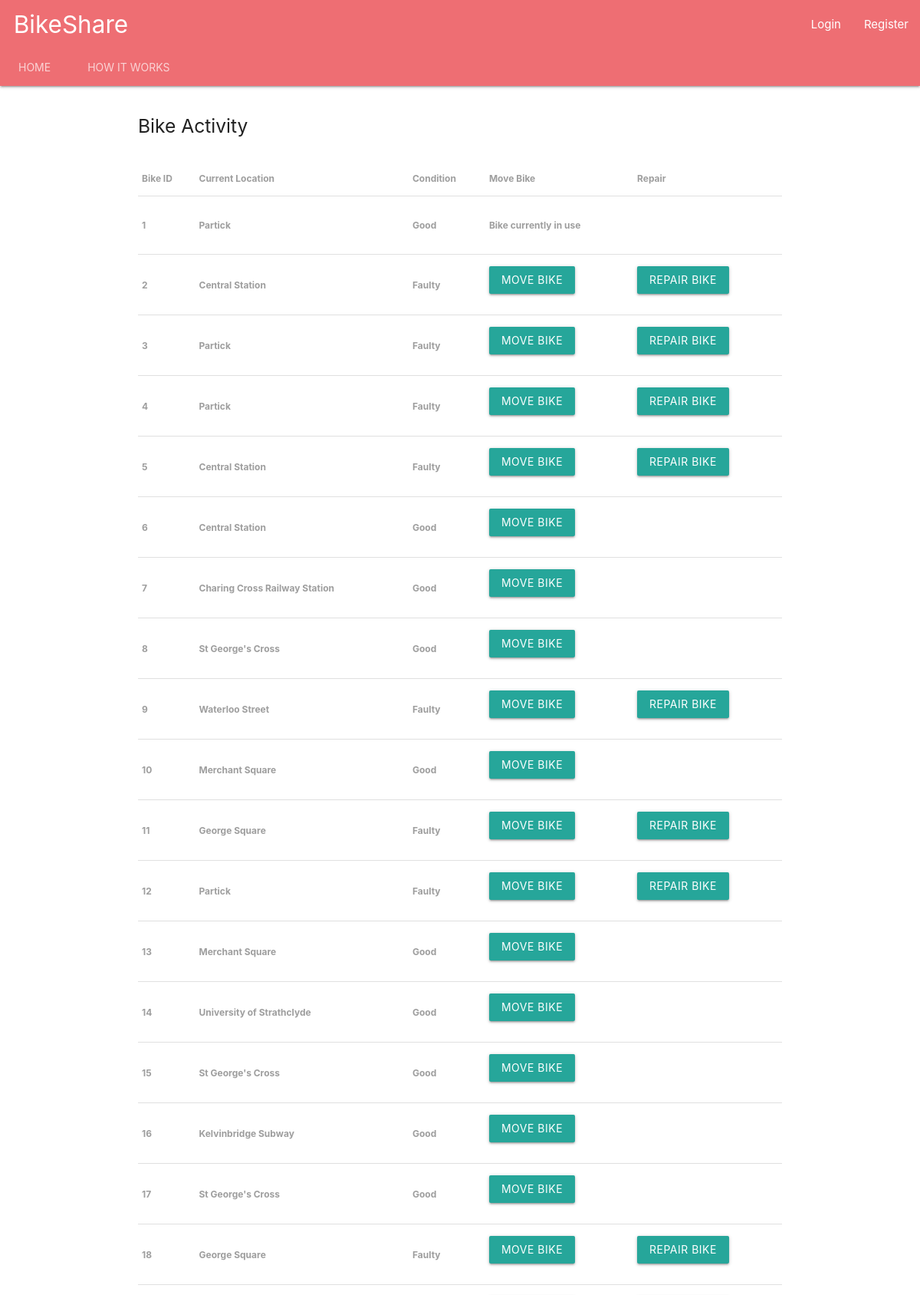
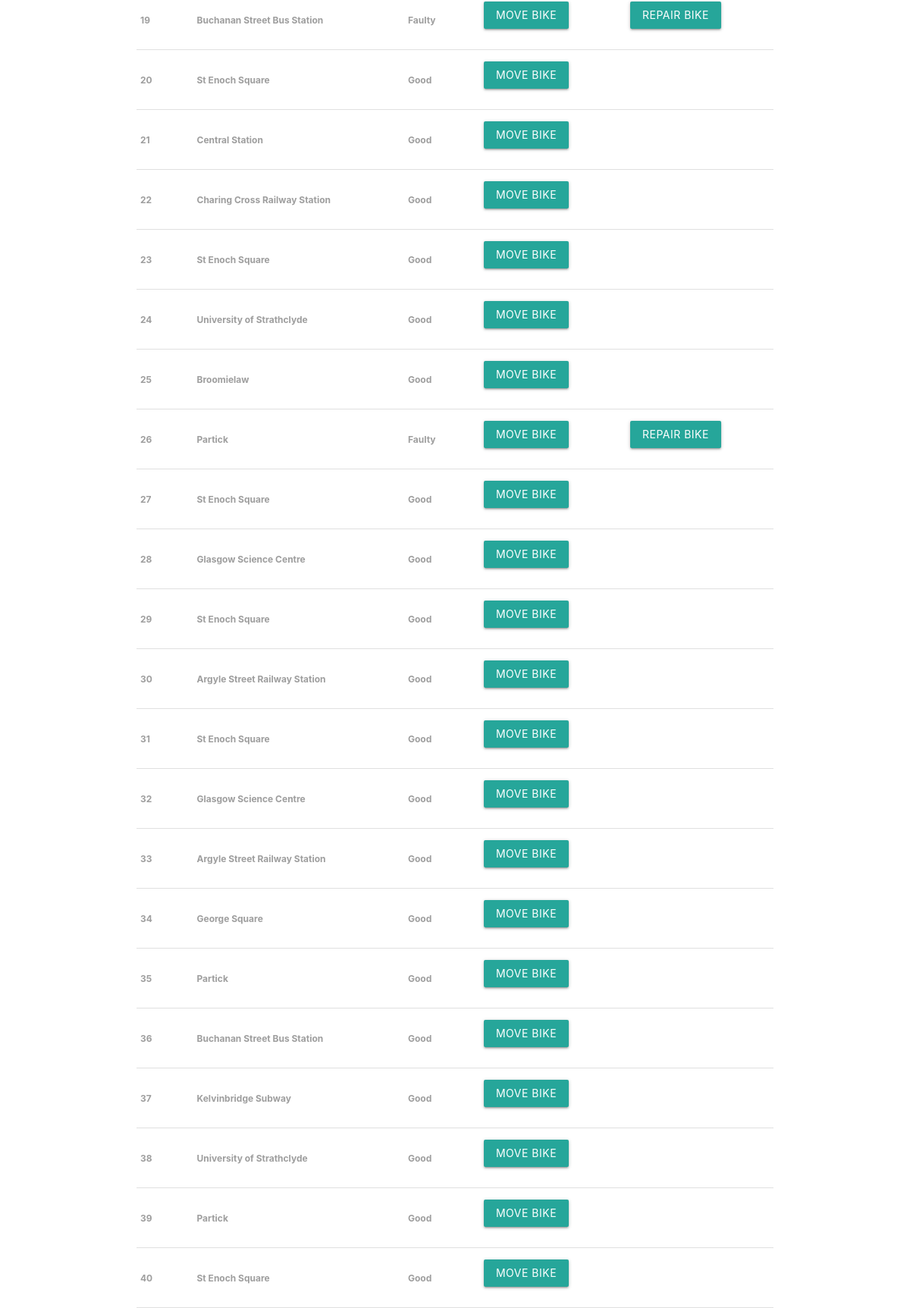
Page /operator/ on the committed database (2 pictures, top to bottom).
### BikeShare/models.py (models this page shows, shortened)
class Bike(models.Model):
    in_use = models.BooleanField(default=False)
    is_faulty = models.BooleanField(default=False)
    station = models.ForeignKey(Station, on_delete=models.CASCADE)
    class Meta:
        verbose_name_plural = 'Bikes'
    def condition(self):
        if self.is_faulty:
            return "Faulty"
        else:
            return "Good"

class Station(models.Model):
    station_name = models.CharField(max_length=100, default="")
    station_latitude = models.FloatField(null=True)
    station_longitude = models.FloatField(null=True)
    def __str__(self):
        return self.station_name

### BikeShare/views.py (the view)
# urls.py: path('operator/', views.operator_page, name='bikeshare-operator'),
def operator_page(request):
    faultybikes = Bike.objects.all().filter(is_faulty=True)
    all_bikes = Bike.objects.all().filter()
    move_stations = Station.objects.all()
    context = {
        'faulty_bikes': faultybikes,
        'all_bikes': all_bikes,
        'move_stations': move_stations}
    return render(request, 'operator_page.html', context=context)

### BikeShare/templates/operator_page.html
{% extends 'base.html' %}
{% block content %}
<br>
<h5>Bike Activity</h5>
<br>
    <table>
        <thead>
        <tr>
            <th><label>Bike ID</label></th>
            <th><label>Current Location</label></th>
            <th><label>Condition</label></th>
            <th><label>Move Bike</label></th>
            <th><label>Repair</label></th>
        </tr>
        </thead>
    <tbody>
    {% for bike in all_bikes %}
    <tr>
    <th><label>{{ bike.id }}</label></th>
        <th><label>{{ bike.station }}</label></th>
    <th><label> {{ bike.condition }}</label></th>
    <th><label>    {% if bike.in_use %} <br>Bike currently in use<br><br> {% else %}
   <form action="{% url 'bikeshare:move_bike' bike.id %}" method="post">{% csrf_token %}
       <button type="submit" class="cancelbtn waves-effect waves-light btn" name="return_station">Move Bike</button><br>
   </form>
    {% endif %}
    </label></th>
        <th>
            {% if bike.is_faulty %}<label> <form action="{% url 'bikeshare:repair_bike' bike.id %}" method="post">{% csrf_token %}
            <button type="submit" class="cancelbtn waves-effect waves-light btn" name="repair_bike" value="">Repair Bike </button>
    </form></label>{% endif %}</th>
    </tr>
    {% endfor %}
    </tbody>
    </table>
{% endblock %}

### rows in the picture
Bike: id "1", station "Partick", condition "Good", in_use "Bike currently in use"
Bike: id "2", station "Central Station", condition "Faulty", in_use "MOVE BIKE", shows "REPAIR BIKE"
Bike: id "3", station "Partick", condition "Faulty", in_use "MOVE BIKE", shows "REPAIR BIKE"
Bike: id "4", station "Partick", condition "Faulty", in_use "MOVE BIKE", shows "REPAIR BIKE"
Bike: id "5", station "Central Station", condition "Faulty", in_use "MOVE BIKE", shows "REPAIR BIKE"
Bike: id "6", station "Central Station", condition "Good", in_use "MOVE BIKE"
Bike: id "7", station "Charing Cross Railway Station", condition "Good", in_use "MOVE BIKE"
Bike: id "8", station "St George's Cross", condition "Good", in_use "MOVE BIKE"
Bike: id "9", station "Waterloo Street", condition "Faulty", in_use "MOVE BIKE", shows "REPAIR BIKE"
Bike: id "10", station "Merchant Square", condition "Good", in_use "MOVE BIKE"
Bike: id "11", station "George Square", condition "Faulty", in_use "MOVE BIKE", shows "REPAIR BIKE"
Bike: id "12", station "Partick", condition "Faulty", in_use "MOVE BIKE", shows "REPAIR BIKE"
Bike: id "13", station "Merchant Square", condition "Good", in_use "MOVE BIKE"
Bike: id "14", station "University of Strathclyde", condition "Good", in_use "MOVE BIKE"
Bike: id "15", station "St George's Cross", condition "Good", in_use "MOVE BIKE"
Bike: id "16", station "Kelvinbridge Subway", condition "Good", in_use "MOVE BIKE"
Bike: id "17", station "St George's Cross", condition "Good", in_use "MOVE BIKE"
Bike: id "18", station "George Square", condition "Faulty", in_use "MOVE BIKE", shows "REPAIR BIKE"
Bike: id "19", station "Buchanan Street Bus Station", condition "Faulty", in_use "MOVE BIKE", shows "REPAIR BIKE"
Bike: id "20", station "St Enoch Square", condition "Good", in_use "MOVE BIKE"
Bike: id "21", station "Central Station", condition "Good", in_use "MOVE BIKE"
Bike: id "22", station "Charing Cross Railway Station", condition "Good", in_use "MOVE BIKE"
Bike: id "23", station "St Enoch Square", condition "Good", in_use "MOVE BIKE"
Bike: id "24", station "University of Strathclyde", condition "Good", in_use "MOVE BIKE"
Bike: id "25", station "Broomielaw", condition "Good", in_use "MOVE BIKE"
Bike: id "26", station "Partick", condition "Faulty", in_use "MOVE BIKE", shows "REPAIR BIKE"
Bike: id "27", station "St Enoch Square", condition "Good", in_use "MOVE BIKE"
Bike: id "28", station "Glasgow Science Centre", condition "Good", in_use "MOVE BIKE"
Bike: id "29", station "St Enoch Square", condition "Good", in_use "MOVE BIKE"
Bike: id "30", station "Argyle Street Railway Station", condition "Good", in_use "MOVE BIKE"
Bike: id "31", station "St Enoch Square", condition "Good", in_use "MOVE BIKE"
Bike: id "32", station "Glasgow Science Centre", condition "Good", in_use "MOVE BIKE"
Bike: id "33", station "Argyle Street Railway Station", condition "Good", in_use "MOVE BIKE"
Bike: id "34", station "George Square", condition "Good", in_use "MOVE BIKE"
Bike: id "35", station "Partick", condition "Good", in_use "MOVE BIKE"
Bike: id "36", station "Buchanan Street Bus Station", condition "Good", in_use "MOVE BIKE"
Bike: id "37", station "Kelvinbridge Subway", condition "Good", in_use "MOVE BIKE"
Bike: id "38", station "University of Strathclyde", condition "Good", in_use "MOVE BIKE"
Bike: id "39", station "Partick", condition "Good", in_use "MOVE BIKE"
Bike: id "40", station "St Enoch Square", condition "Good", in_use "MOVE BIKE"
